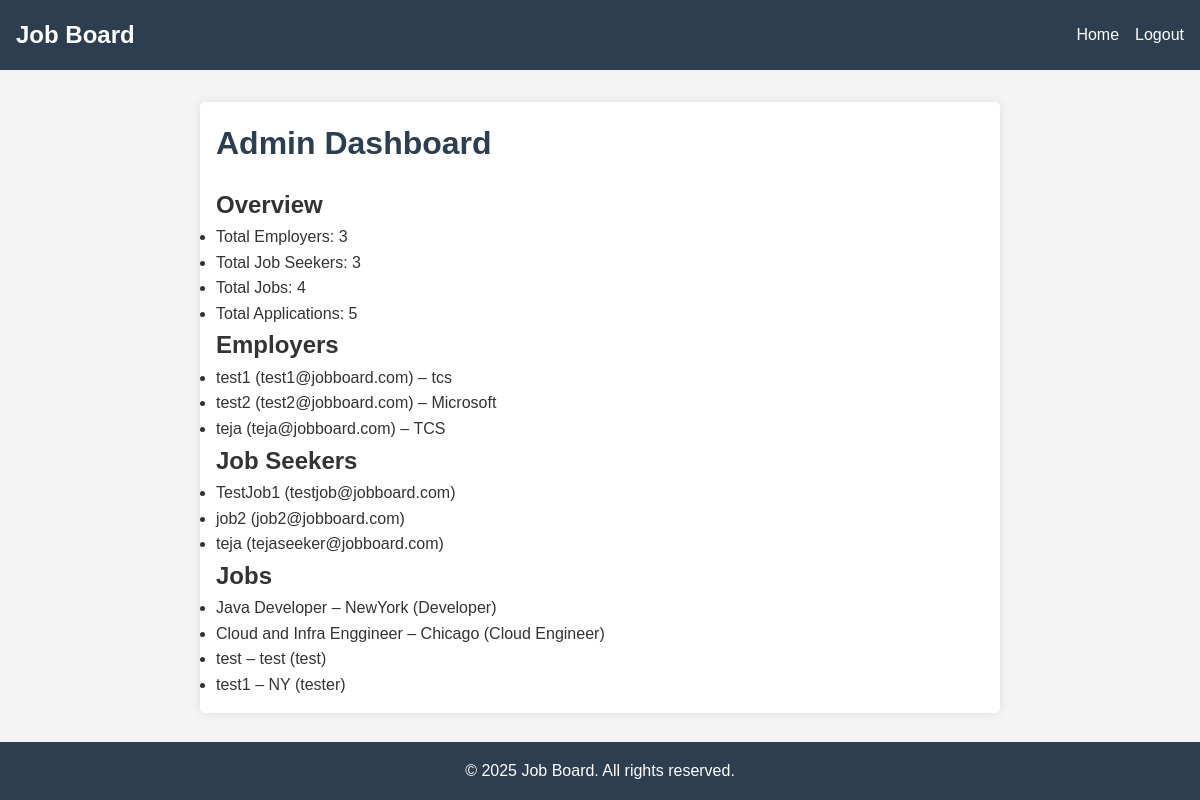
/admin/dashboard (signed in), run on an earlier commit of the app's database.
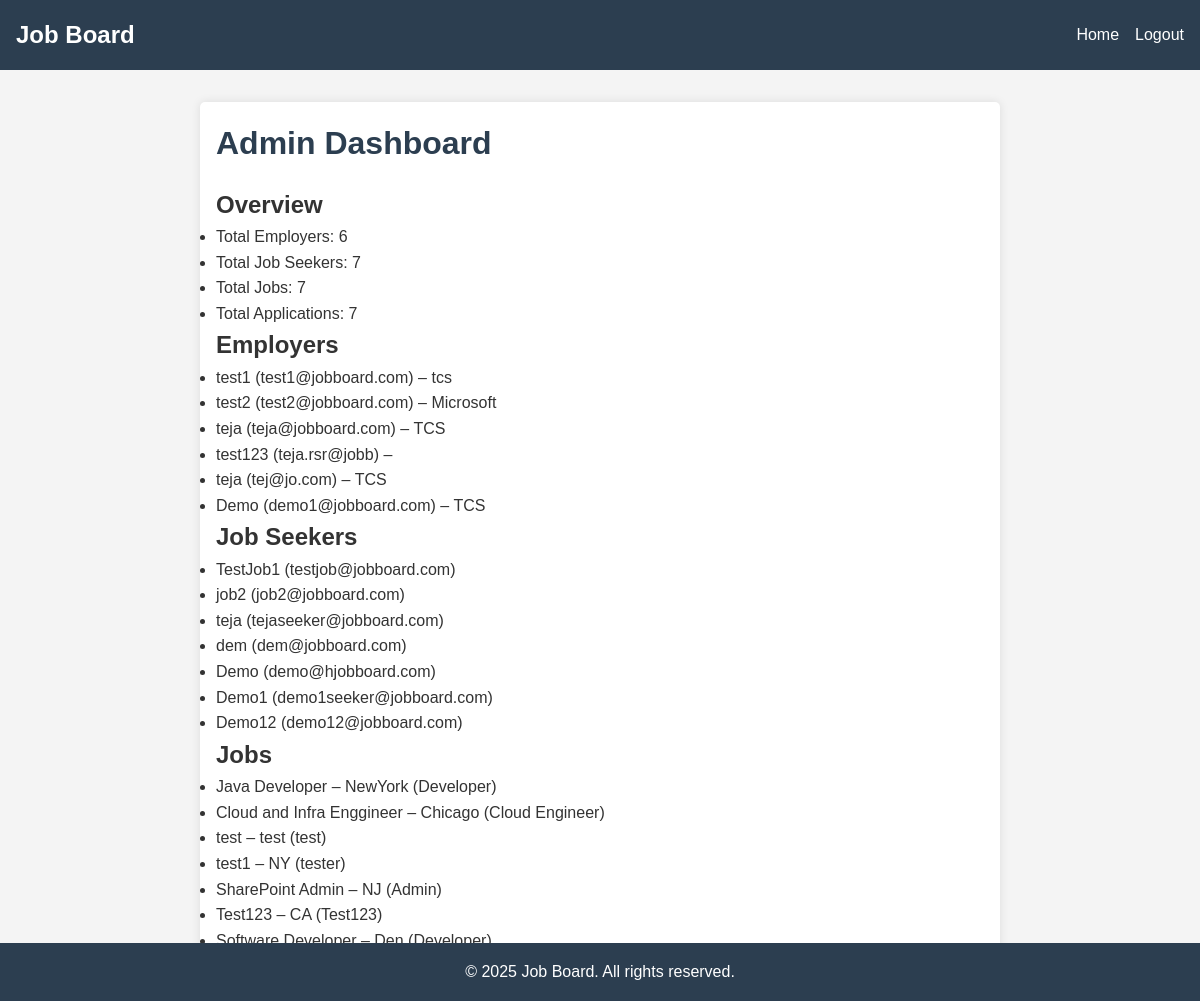
And on a later commit of the database.
### backend/models.py (models this page shows)
class Employer(db.Model):
    __tablename__ = 'employer'
    id = db.Column(db.Integer, primary_key=True)
    name = db.Column(db.String(100), nullable=False)
    email = db.Column(db.String(120), unique=True, nullable=False)
    password = db.Column(db.String(200), nullable=False)
    company = db.Column(db.String(100))
    jobs = db.relationship('Job', back_populates='employer', lazy=True)

class JobSeeker(db.Model):
    __tablename__ = 'job_seeker'
    id = db.Column(db.Integer, primary_key=True)
    name = db.Column(db.String(100), nullable=False)
    email = db.Column(db.String(120), unique=True, nullable=False)
    password = db.Column(db.String(200), nullable=False)
    resume = db.Column(db.String(200))
    applications = db.relationship('Application', back_populates='seeker', lazy=True)

class Job(db.Model):
    __tablename__ = 'job'
    id = db.Column(db.Integer, primary_key=True)
    title = db.Column(db.String(100), nullable=False)
    description = db.Column(db.Text)
    location = db.Column(db.String(100))
    salary = db.Column(db.Float)
    category = db.Column(db.String(100))
    employer_id = db.Column(db.Integer, db.ForeignKey('employer.id'), nullable=False)
    employer = db.relationship('Employer', back_populates='jobs', lazy=True)
    applications = db.relationship('Application', back_populates='job', lazy=True)

### backend/app.py (the view)
    @app.route("/admin/dashboard")
    @login_required(role="admin")
    def admin_dashboard():
        employers = Employer.query.all()
        seekers = JobSeeker.query.all()
        jobs = Job.query.all()
        applications = Application.query.all()
        stats = {
            "employer_count": len(employers),
            "seeker_count": len(seekers),
            "job_count": len(jobs),
            "application_count": len(applications),
        }
        return render_template(
            "admin_dashboard.html",
            stats=stats,
            employers=employers,
            seekers=seekers,
            jobs=jobs,
            applications=applications
        )

### templates/admin_dashboard.html (shortened to what this page needs)
<!DOCTYPE html>
<html lang="en">
<head>
    <link rel="stylesheet" href="{{ url_for('static', filename='css/style.css') }}">
</head>
<body>
<nav>
    <h2>Job Board</h2>
    <ul>
        <li><a href="{{ url_for('index') }}">Home</a></li>
        <li><a href="{{ url_for('logout') }}">Logout</a></li>
    </ul>
</nav>
<main>
    <h1>Admin Dashboard</h1>
    <section>
        <h2>Overview</h2>
        <ul>
            <li>Total Employers: {{ stats.employer_count }}</li>
            <li>Total Job Seekers: {{ stats.seeker_count }}</li>
            <li>Total Jobs: {{ stats.job_count }}</li>
            <li>Total Applications: {{ stats.application_count }}</li>
        </ul>
    </section>
    <section>
        <h2>Employers</h2>
        <ul>
            {% for e in employers %}
                <li>{{ e.name }} ({{ e.email }}) – {{ e.company }}</li>
            {% else %}
                <li>No employers.</li>
            {% endfor %}
        </ul>
    </section>
    <section>
        <h2>Job Seekers</h2>
        <ul>
            {% for s in seekers %}
                <li>{{ s.name }} ({{ s.email }})</li>
            {% else %}
                <li>No job seekers.</li>
            {% endfor %}
        </ul>
    </section>
    <section>
        <h2>Jobs</h2>
        <ul>
            {% for j in jobs %}
                <li>{{ j.title }} – {{ j.location }} ({{ j.category }})</li>
            {% else %}
                <li>No jobs.</li>
            {% endfor %}
        </ul>
    </section>
</main>
<footer>
    <p>&copy; 2025 Job Board. All rights reserved.</p>
</footer>
</body>
</html>

What changed in the data, as far as the page shows it:
added Employer: name "test123", email "teja.rsr@jobb"
added Employer: name "teja", email "tej@jo.com", company "TCS"
added Employer: name "Demo", email "demo1@jobboard.com", company "TCS"
added JobSeeker: name "dem", email "dem@jobboard.com"
added JobSeeker: name "Demo", email "demo@hjobboard.com"
added JobSeeker: name "Demo1", email "demo1seeker@jobboard.com"
added JobSeeker: name "Demo12", email "demo12@jobboard.com"
added Job: title "SharePoint Admin", location "NJ", category "Admin"
added Job: title "Test123", location "CA", category "Test123"
added Job: title "Software Developer", location "Den", category "Developer"
Also different on the page:
{{ stats.employer_count }}: "3" → "6"
{{ stats.seeker_count }}: "3" → "7"
{{ stats.job_count }}: "4" → "7"
{{ stats.application_count }}: "5" → "7"
